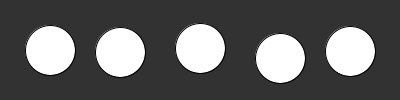
Frame 1 (no input)
Frame 60 (the mouse pressed at the canvas centre just before this capture): identical to frame 1, image omitted
Frame 120 (the mouse held since frame 60 and released just before this capture): identical to frame 1, image omitted

The Processing sketch that drew this single still picture (run headless with seeded random() and noise(); from frame 60 on, the mouse is pressed at the canvas centre):

// Processing sketch: sketch_6
// ── sketch_6.pde
// replace the x and y series of integers with two arrays of integers instead.
// in the draw loop, replace the individual ellipse() calls with a loop.
// the result should look the same.

int x1 = 50;
int x2 = 120;
int x3 = 200;
int x4 = 280;
int x5 = 350;

int y1 = 50;
int y2 = 52;
int y3 = 48;
int y4 = 58;
int y5 = 51;

void setup() {
  size(400, 100);
}

void draw() {
  background(50);
  ellipse(x1, y1, 50, 50);
  ellipse(x2, y2, 50, 50);
  ellipse(x3, y3, 50, 50);
  ellipse(x4, y4, 50, 50);
  ellipse(x5, y5, 50, 50);
}
